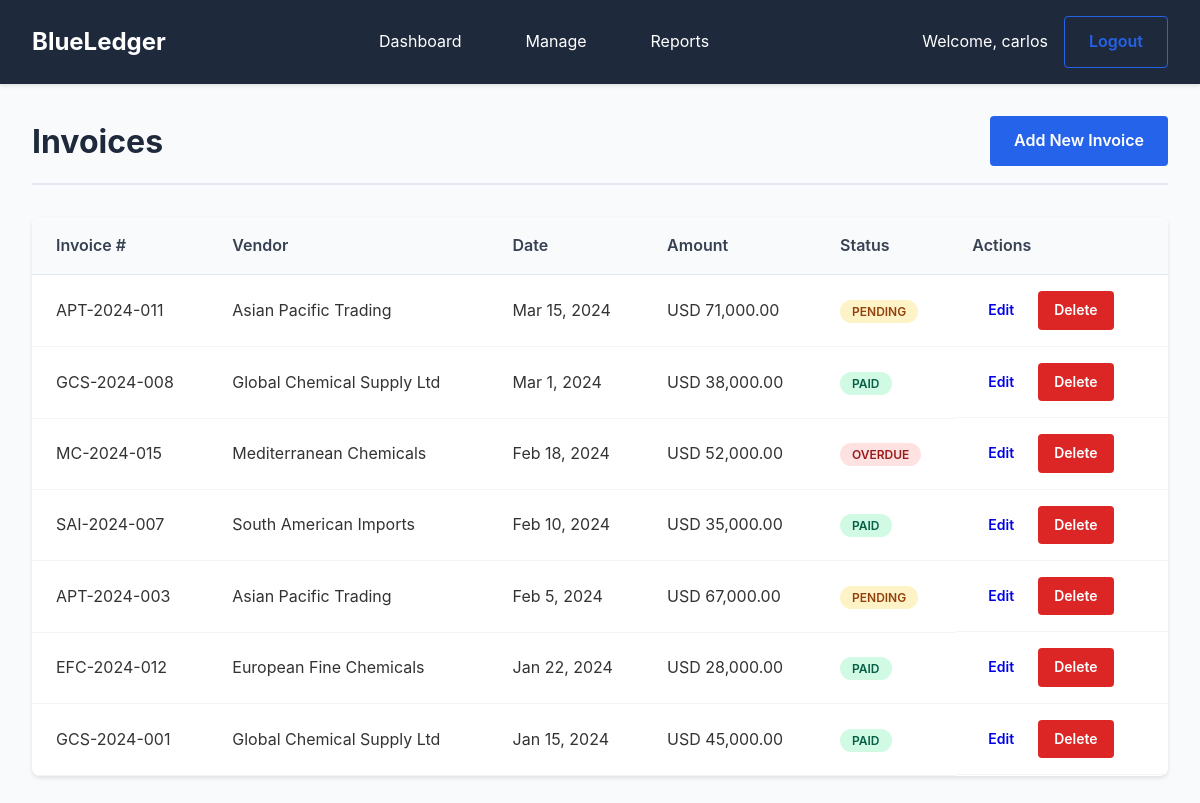
Screenshot of /invoices/index.php (signed in) with the database file from the repository.
### tables this page shows
CREATE TABLE invoices (
    id INT AUTO_INCREMENT PRIMARY KEY,
    vendor_id INT,
    invoice_number VARCHAR(50) NOT NULL,
    invoice_date DATE NOT NULL,
    total_amount DECIMAL(15,2) NOT NULL,
    currency VARCHAR(3) DEFAULT 'USD',
    status ENUM('pending', 'paid', 'overdue') DEFAULT 'pending',
    notes TEXT,
    created_at TIMESTAMP DEFAULT CURRENT_TIMESTAMP,
    FOREIGN KEY (vendor_id) REFERENCES vendors(id) ON DELETE SET NULL
);

CREATE TABLE vendors (
    id INT AUTO_INCREMENT PRIMARY KEY,
    name VARCHAR(100) NOT NULL,
    contact_person VARCHAR(100),
    email VARCHAR(100),
    phone VARCHAR(20),
    address TEXT,
    country VARCHAR(50),
    created_at TIMESTAMP DEFAULT CURRENT_TIMESTAMP
);

### includes/functions.php (called while the page is built, shortened)
<?php
function formatCurrency($amount, $currency = 'USD') {
    return $currency . ' ' . number_format($amount, 2);
}
function formatDate($date) {
    return date('M j, Y', strtotime($date));
}
function sanitizeOutput($string) {
    return htmlspecialchars($string, ENT_QUOTES, 'UTF-8');
}
?>

### public/invoices/index.php (the view, shortened to what this page needs)
<?php
require_once '../../includes/functions.php';
$db = (new Database())->getConnection();
$stmt = $db->query("
    SELECT i.*, v.name as vendor_name
    FROM invoices i
    LEFT JOIN vendors v ON i.vendor_id = v.id
    ORDER BY i.invoice_date DESC
");
$invoices = $stmt->fetchAll(PDO::FETCH_ASSOC);
?>
<!DOCTYPE html>
<html lang="en">
<head>
    <link href="../assets/css/style.css" rel="stylesheet">
</head>
<body>
    <?php include '../includes/header.php'; ?>
    <div class="container">
        <div class="page-header">
            <h1>Invoices</h1>
            <a href="add.php" class="btn btn-primary">Add New Invoice</a>
        </div>
        <div class="table-container">
            <table class="data-table">
                <thead>
                    <tr>
                        <th>Invoice #</th>
                        <th>Vendor</th>
                        <th>Date</th>
                        <th>Amount</th>
                        <th>Status</th>
                        <th>Actions</th>
                    </tr>
                </thead>
                <tbody>
                    <?php foreach ($invoices as $invoice): ?>
                        <tr>
                            <td><?php echo sanitizeOutput($invoice['invoice_number']); ?></td>
                            <td><?php echo sanitizeOutput($invoice['vendor_name']); ?></td>
                            <td><?php echo formatDate($invoice['invoice_date']); ?></td>
                            <td><?php echo formatCurrency($invoice['total_amount'], $invoice['currency']); ?></td>
                            <td>
                                <span class="status status-<?php echo $invoice['status']; ?>">
                                    <?php echo ucfirst($invoice['status']); ?>
                                </span>
                            </td>
                            <td class="actions">
                                <a href="edit.php?id=<?php echo $invoice['id']; ?>" class="btn btn-sm">Edit</a>
                                <a href="delete.php?id=<?php echo $invoice['id']; ?>" class="btn btn-sm btn-danger" onclick="return confirm('Are you sure?')">Delete</a>
                            </td>
                        </tr>
                    <?php endforeach; ?>
                </tbody>
            </table>
        </div>
    </div>
</body>
</html>

### public/assets/css/style.css (style rules this page uses)
* { margin: 0; padding: 0; box-sizing: border-box; }
body { font-family: -apple-system, BlinkMacSystemFont, 'Segoe UI', system-ui, sans-serif; line-height: 1.6; color: #333; background-color: #f8fafc; }
.container { max-width: 1200px; margin: 2rem auto; padding: 0 2rem; }
.page-header { display: flex; justify-content: space-between; align-items: center; margin-bottom: 2rem; padding-bottom: 1rem; border-bottom: 2px solid #e2e8f0; }
.page-header h1 { color: #1e293b; font-size: 2rem; }
.table-container { background: white; border-radius: 8px; overflow: hidden; box-shadow: 0 2px 4px rgba(0,0,0,0.1); }
.data-table { width: 100%; border-collapse: collapse; }
.data-table th { background: #f8fafc; padding: 1rem; text-align: left; font-weight: 600; color: #374151; border-bottom: 1px solid #e2e8f0; }
.data-table td { padding: 1rem; border-bottom: 1px solid #f1f5f9; }
.actions { display: flex; gap: 0.5rem; }
.btn { display: inline-block; padding: 0.75rem 1.5rem; border: none; border-radius: 4px; text-decoration: none; font-size: 1rem; font-weight: 600; cursor: pointer; transition: all 0.2s; text-align: center; }
.btn-primary { background: #2563eb; color: white; }
.btn-danger { background: #dc2626; color: white; }
.btn-sm { padding: 0.5rem 1rem; font-size: 0.875rem; }
.status { padding: 0.25rem 0.75rem; border-radius: 9999px; font-size: 0.75rem; font-weight: 600; text-transform: uppercase; }
.status-pending { background: #fef3c7; color: #92400e; }
.status-paid { background: #d1fae5; color: #065f46; }
.status-overdue { background: #fee2e2; color: #991b1b; }
.data-table th:first-child, .data-table td:first-child { padding-left: 1.5rem; }
.data-table th:last-child, .data-table td:last-child { padding-right: 1.5rem; }

### rows the page displays
invoices: invoice_number "APT-2024-011", vendor.name "Asian Pacific Trading", invoice_date "Mar 15, 2024", total_amount+currency "USD 71,000.00", status "PENDING"
invoices: invoice_number "GCS-2024-008", vendor.name "Global Chemical Supply Ltd", invoice_date "Mar 1, 2024", total_amount+currency "USD 38,000.00", status "PAID"
invoices: invoice_number "MC-2024-015", vendor.name "Mediterranean Chemicals", invoice_date "Feb 18, 2024", total_amount+currency "USD 52,000.00", status "OVERDUE"
invoices: invoice_number "SAI-2024-007", vendor.name "South American Imports", invoice_date "Feb 10, 2024", total_amount+currency "USD 35,000.00", status "PAID"
invoices: invoice_number "APT-2024-003", vendor.name "Asian Pacific Trading", invoice_date "Feb 5, 2024", total_amount+currency "USD 67,000.00", status "PENDING"
invoices: invoice_number "EFC-2024-012", vendor.name "European Fine Chemicals", invoice_date "Jan 22, 2024", total_amount+currency "USD 28,000.00", status "PAID"
invoices: invoice_number "GCS-2024-001", vendor.name "Global Chemical Supply Ltd", invoice_date "Jan 15, 2024", total_amount+currency "USD 45,000.00", status "PAID"

### other values shown
SITE_NAME "BlueLedger"
sanitizeOutput($_SESSION['username']) "carlos"
